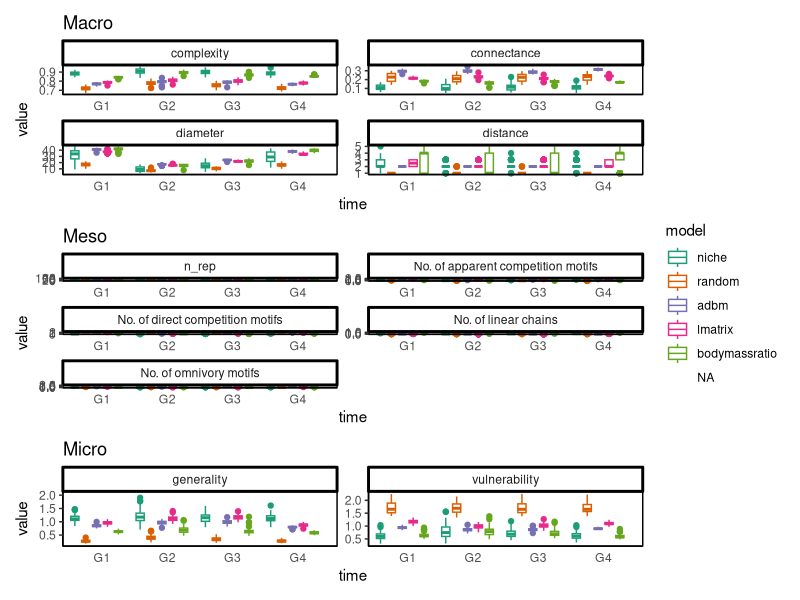
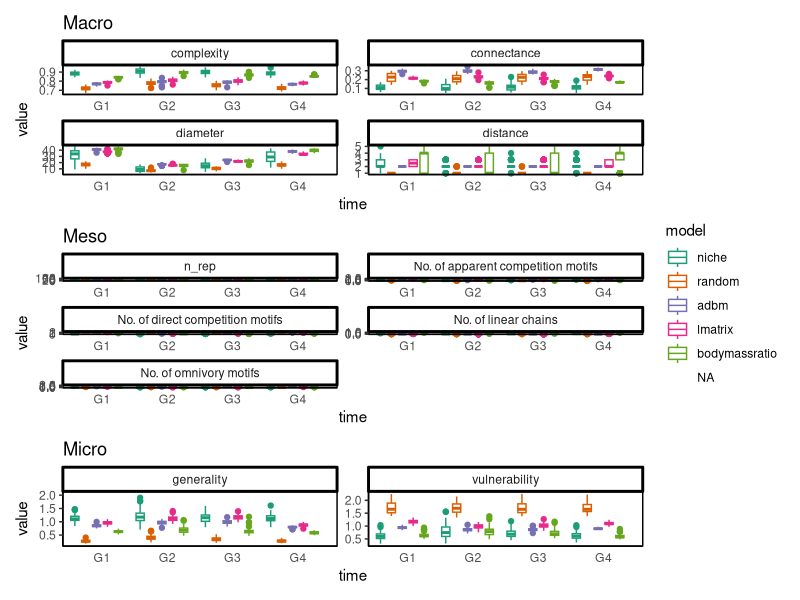

Source code (R) for these figures, in order:

# libraries
library(ggpubr)
library(here)
library(lme4)
library(patchwork)
library(rstatix)
library(tidyverse)

# set path to code sub dir
setwd(here("code"))

# import data

df <- read_csv("../data/processed/topology.csv") %>%
  #mutate(across(matches("S[[:digit:]]"), log)) %>%
  select(-c(richness, redundancy)) %>%
  # to get the ratio
  pivot_longer(
    cols = -c(model, time),
    names_to = "stat",
    values_to = "stat_val") %>%
  # standardise names
  mutate(stat = case_when(stat == "S1" ~ "No. of linear chains",
                          stat == "S2" ~ "No. of omnivory motifs",
                          stat == "S5" ~ "No. of apparent competition motifs",
                          stat == "S4" ~ "No. of direct competition motifs",
                          .default = as.character(stat))) %>%
  mutate(level = case_when(
    stat %in% c("complexity", "connectance", "diameter", "distance") ~ "Macro",
    stat %in% c("generality", "vulnerability") ~ "Micro",
    .default = "Meso"
  )) %>%
  mutate(model = factor(model, ordered = TRUE, 
                        levels = c("niche", "random", "adbm", "lmatrix", "pfim", "bodymassratio")))

comms <- unique(df$time)
measure <- unique(df$stat)

ttest_results <- tibble(
  group1 = character(), 
  group2 = character(),
  p = numeric(),
  p.adj = numeric(),
  p.adj.signif = character(),
  time = character(),
  stat = character()
)

lm_results <- tibble(
  stat_val = character(), 
  groups = character(),
  model = numeric(),
  stat = numeric()
)

for (i in 1:length(comms)) {
  for (j in 1:length(measure)) {
    
    
    skip_to_next <- FALSE
    
    test_df <- df %>% 
      filter(stat == measure[j]) %>%
      filter(time == comms[i])
    
    # Note that print(b) fails since b doesn't exist
    
    tryCatch(test_df %>%
               t_test(stat_val ~ model,
                      var.equal = TRUE,
                      detailed = TRUE), 
             error = function(e) { skip_to_next <<- TRUE})
    
    if(skip_to_next) { next }     
    
    ttest_out <- test_df %>%
      t_test(stat_val ~ model,
             var.equal = TRUE,
             detailed = TRUE) %>%
      as.data.frame() %>%
      mutate(time = comms[i],
             stat = measure[j]) %>%
      select(group1, group2, p, p.adj, p.adj.signif, time, stat)
    
    ttest_results <- rbind(ttest_results, ttest_out)
    
    
    plant.lm <- df %>% 
      filter(stat == measure[j]) %>%
      lm(stat_val ~ model*time, data = .,)
    plant.av <- aov(plant.lm)
    summary(plant.av)
    tukey.test <- HSD.test(plant.av, trt = 'model')
    
    
    lm_results <- tukey.test$groups %>%
      mutate(model = rownames(.),
             stat = measure[j]) %>%
      rbind(.,lm_results)
    
  }
}

ttest_results %>%
  filter(p.adj.signif == "ns")

ttest_results %>%
  select(time, stat) %>%
  distinct()

plot_list <- vector(mode = "list", length = 3)
levs = c("Macro", "Meso", "Micro")

for (i in seq_along(plot_list)) {
  
  plot_list[[i]] <- ggplot(df %>% 
                             filter(level == levs[i]),
                           aes(x = time,
                               y = stat_val,
                               colour = model)) +
    geom_boxplot(position=position_dodge(1)) +
    facet_wrap(vars(stat),
               scales = 'free',
               ncol = 2) +
    scale_size(guide = 'none') +
    theme_classic() +
    xlab("time") +
    ylab("value") +
    coord_cartesian(clip = "off") +
    scale_colour_brewer(palette = "Dark2") +
    labs(title = levs[i]) +
    theme(panel.border = element_rect(colour = 'black',
                                      fill = "#ffffff00"),
          axis.ticks.x = element_blank())
}

plot_list[[1]] / plot_list[[2]] / plot_list[[3]] +
  plot_layout(guides = 'collect') +
  plot_layout(height = c(2, 2, 1))

ggsave("../figures/summary.png",
       width = 5000,
       height = 7000,
       units = "px",
       dpi = 600)
